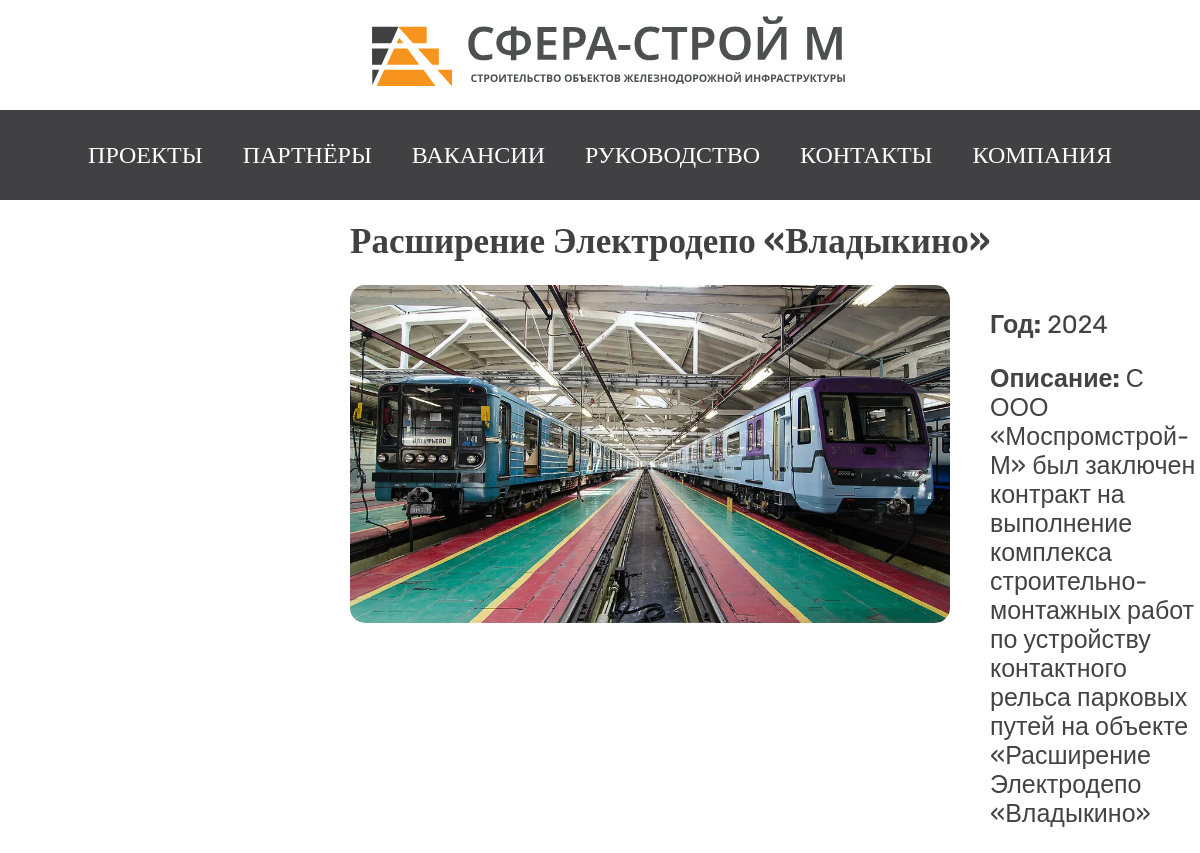
The page /news/1/ on the database its author committed.
### main/models.py (models this page shows)
class ObjectMain(models.Model):
    name = models.CharField(max_length=100)
    image = models.ImageField(upload_to='images/')
    date = models.CharField(max_length=4, null=True, blank=True)
    description = models.TextField(null=True, blank=True)

### main/views.py (the view)
# urls.py: path('news/<int:id>/', views.news_detail, name='news_detail'),
def news_detail(request, id):
    obj = get_object_or_404(ObjectMain, id=id)
    return render(request, 'news_detail.html', {'obj': obj})

### templates/news_detail.html (shortened to what this page needs)
{% extends "header.html" %}
{% block content %}
    {% load static %}
    <link rel="stylesheet" href="{% static 'css/news_detail.css' %}">
    <h1 class="glavnoe_slovo">{{ obj.name }}</h1>
    <div class="blur">
        <div class="image-container">
            {% if obj.image %}
                <img class="rounded-image" src="{{ obj.image.url }}" alt="{{ obj.name }}">
            {% endif %}
        </div>
        <div class="opis">
            <p id="description"><strong>Год:</strong> {{ obj.date }}</p>
            <p id="description"><strong>Описание:</strong> {{ obj.description }}</p>
        </div>
    </div>
{% endblock %}

### static/css/news_detail.css (style rules this page uses)
.glavnoe_slovo { font-family: Rubik, serif; font-weight: 600; color: #414042; margin-left: 350px; margin-top: 20px; font-size: 35px; }
.blur { display: flex; flex-direction: row; align-items: flex-start; }
.image-container { margin-left: 350px; width: 600px; border-radius: 15px; height: 338px; display: flex; justify-content: center; align-items: center; flex-shrink: 0; overflow: hidden; }
.rounded-image { box-shadow: 0px 4px 8px rgba(0, 0, 0, 0.2); width: 100%; height: 100%; object-fit: cover; }
.opis { margin-left: 40px; font-family: 'Rubik', sans-serif; font-weight: 400; font-size: 25px; color: #434343; max-width: 763px; flex-shrink: 1; }
#description { white-space: pre-wrap; }

### rows shown on the page
ObjectMain: name "Расширение Электродепо «Владыкино»", image (picture), date "2024", description "С ООО «Моспромстрой-М» был заключен контракт на выполнение комплекса строительно-монтажных работ по устройству контактного рельса парковых путей на объекте «Расширение Электродепо «Владыкино»"
